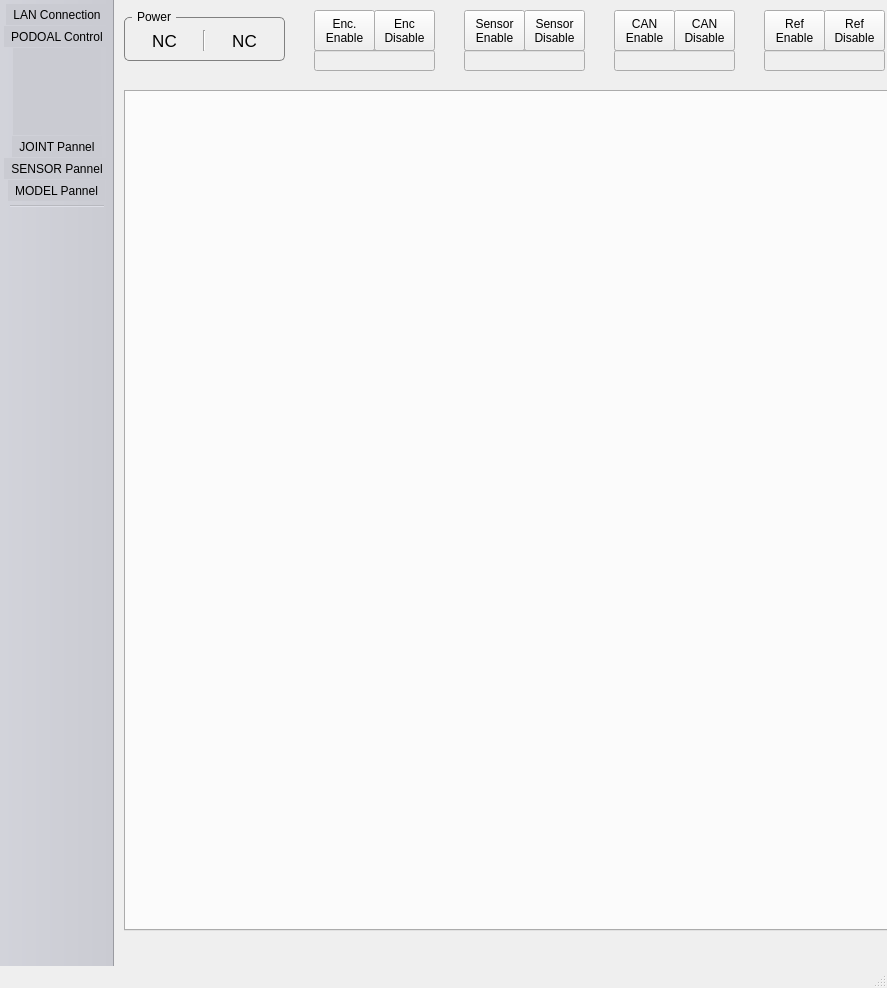
<?xml version="1.0" encoding="UTF-8"?>
<ui version="4.0">
 <class>GUIMainWindow</class>
 <widget class="QMainWindow" name="GUIMainWindow">
  <property name="geometry">
   <rect>
    <x>0</x>
    <y>0</y>
    <width>887</width>
    <height>988</height>
   </rect>
  </property>
  <property name="windowTitle">
   <string>PODO GUI -- Rainbow Robotics</string>
  </property>
  <widget class="QWidget" name="centralWidget">
   <widget class="QTabWidget" name="MAIN_TAB">
    <property name="geometry">
     <rect>
      <x>10</x>
      <y>90</y>
      <width>767</width>
      <height>841</height>
     </rect>
    </property>
    <property name="currentIndex">
     <number>-1</number>
    </property>
   </widget>
   <widget class="QGroupBox" name="groupBox_2">
    <property name="geometry">
     <rect>
      <x>10</x>
      <y>10</y>
      <width>161</width>
      <height>51</height>
     </rect>
    </property>
    <property name="styleSheet">
     <string notr="true">QGroupBox {
    border: 1px solid gray;
    border-radius: 5px;
    margin-top: 7px;
}

QGroupBox::title {
    subcontrol-origin: margin;
    left: 8px;
    padding: 0 3px 0 3px;
}

</string>
    </property>
    <property name="title">
     <string>Power</string>
    </property>
    <widget class="QLabel" name="LB_VOLTAGE">
     <property name="geometry">
      <rect>
       <x>10</x>
       <y>20</y>
       <width>61</width>
       <height>21</height>
      </rect>
     </property>
     <property name="font">
      <font>
       <pointsize>13</pointsize>
      </font>
     </property>
     <property name="text">
      <string>NC</string>
     </property>
     <property name="alignment">
      <set>Qt::AlignCenter</set>
     </property>
    </widget>
    <widget class="Line" name="line">
     <property name="geometry">
      <rect>
       <x>70</x>
       <y>20</y>
       <width>20</width>
       <height>21</height>
      </rect>
     </property>
     <property name="orientation">
      <enum>Qt::Vertical</enum>
     </property>
    </widget>
    <widget class="QLabel" name="LB_CURRENT">
     <property name="geometry">
      <rect>
       <x>90</x>
       <y>20</y>
       <width>61</width>
       <height>21</height>
      </rect>
     </property>
     <property name="font">
      <font>
       <pointsize>13</pointsize>
      </font>
     </property>
     <property name="text">
      <string>NC</string>
     </property>
     <property name="alignment">
      <set>Qt::AlignCenter</set>
     </property>
    </widget>
   </widget>
   <widget class="QPushButton" name="BTN_REF_ENABLE">
    <property name="geometry">
     <rect>
      <x>650</x>
      <y>10</y>
      <width>61</width>
      <height>41</height>
     </rect>
    </property>
    <property name="text">
     <string>Ref
Enable</string>
    </property>
   </widget>
   <widget class="QPushButton" name="BTN_REF_DISABLE">
    <property name="geometry">
     <rect>
      <x>710</x>
      <y>10</y>
      <width>61</width>
      <height>41</height>
     </rect>
    </property>
    <property name="text">
     <string>Ref
Disable</string>
    </property>
   </widget>
   <widget class="QPushButton" name="BTN_CAN_DISABLE">
    <property name="geometry">
     <rect>
      <x>560</x>
      <y>10</y>
      <width>61</width>
      <height>41</height>
     </rect>
    </property>
    <property name="text">
     <string>CAN
Disable</string>
    </property>
   </widget>
   <widget class="QPushButton" name="BTN_CAN_ENABLE">
    <property name="geometry">
     <rect>
      <x>500</x>
      <y>10</y>
      <width>61</width>
      <height>41</height>
     </rect>
    </property>
    <property name="text">
     <string>CAN
Enable</string>
    </property>
   </widget>
   <widget class="QPushButton" name="BTN_SENSOR_ENABLE">
    <property name="geometry">
     <rect>
      <x>350</x>
      <y>10</y>
      <width>61</width>
      <height>41</height>
     </rect>
    </property>
    <property name="text">
     <string>Sensor
Enable</string>
    </property>
   </widget>
   <widget class="QPushButton" name="BTN_SENSOR_DISABLE">
    <property name="geometry">
     <rect>
      <x>410</x>
      <y>10</y>
      <width>61</width>
      <height>41</height>
     </rect>
    </property>
    <property name="text">
     <string>Sensor
Disable</string>
    </property>
   </widget>
   <widget class="QPushButton" name="BTN_ENCODER_DISABLE">
    <property name="geometry">
     <rect>
      <x>260</x>
      <y>10</y>
      <width>61</width>
      <height>41</height>
     </rect>
    </property>
    <property name="text">
     <string>Enc
Disable</string>
    </property>
   </widget>
   <widget class="QPushButton" name="BTN_ENCODER_ENABLE">
    <property name="geometry">
     <rect>
      <x>200</x>
      <y>10</y>
      <width>61</width>
      <height>41</height>
     </rect>
    </property>
    <property name="text">
     <string>Enc.
Enable</string>
    </property>
   </widget>
   <widget class="QLineEdit" name="LE_ENC_STAT">
    <property name="enabled">
     <bool>false</bool>
    </property>
    <property name="geometry">
     <rect>
      <x>200</x>
      <y>50</y>
      <width>121</width>
      <height>21</height>
     </rect>
    </property>
    <property name="readOnly">
     <bool>true</bool>
    </property>
   </widget>
   <widget class="QLineEdit" name="LE_SEN_STAT">
    <property name="enabled">
     <bool>false</bool>
    </property>
    <property name="geometry">
     <rect>
      <x>350</x>
      <y>50</y>
      <width>121</width>
      <height>21</height>
     </rect>
    </property>
    <property name="readOnly">
     <bool>true</bool>
    </property>
   </widget>
   <widget class="QLineEdit" name="LE_CAN_STAT">
    <property name="enabled">
     <bool>false</bool>
    </property>
    <property name="geometry">
     <rect>
      <x>500</x>
      <y>50</y>
      <width>121</width>
      <height>21</height>
     </rect>
    </property>
    <property name="readOnly">
     <bool>true</bool>
    </property>
   </widget>
   <widget class="QLineEdit" name="LE_REF_STAT">
    <property name="enabled">
     <bool>false</bool>
    </property>
    <property name="geometry">
     <rect>
      <x>650</x>
      <y>50</y>
      <width>121</width>
      <height>21</height>
     </rect>
    </property>
    <property name="readOnly">
     <bool>true</bool>
    </property>
   </widget>
  </widget>
  <widget class="QMenuBar" name="menuBar">
   <property name="geometry">
    <rect>
     <x>0</x>
     <y>0</y>
     <width>887</width>
     <height>22</height>
    </rect>
   </property>
  </widget>
  <widget class="QToolBar" name="mainToolBar">
   <property name="sizePolicy">
    <sizepolicy hsizetype="Fixed" vsizetype="Preferred">
     <horstretch>0</horstretch>
     <verstretch>0</verstretch>
    </sizepolicy>
   </property>
   <property name="styleSheet">
    <string notr="true">background-color: rgb(202, 203, 210);</string>
   </property>
   <property name="movable">
    <bool>false</bool>
   </property>
   <property name="iconSize">
    <size>
     <width>80</width>
     <height>80</height>
    </size>
   </property>
   <attribute name="toolBarArea">
    <enum>LeftToolBarArea</enum>
   </attribute>
   <attribute name="toolBarBreak">
    <bool>false</bool>
   </attribute>
   <addaction name="actionLAN"/>
   <addaction name="actionPODOAL"/>
   <addaction name="actionDUMMY"/>
   <addaction name="actionJOINT"/>
   <addaction name="actionSENSOR"/>
   <addaction name="actionMODEL"/>
   <addaction name="separator"/>
  </widget>
  <widget class="QStatusBar" name="statusBar"/>
  <action name="actionLAN">
   <property name="checkable">
    <bool>true</bool>
   </property>
   <property name="icon">
    <iconset>
     <normaloff>../../share/GUI/icon/LAN_OFF_BLACK.png</normaloff>
     <normalon>../../share/GUI/icon/LAN_OFF_BLUE.png</normalon>../../share/GUI/icon/LAN_OFF_BLACK.png</iconset>
   </property>
   <property name="text">
    <string>LAN Connection</string>
   </property>
   <property name="toolTip">
    <string>LAN Connection</string>
   </property>
  </action>
  <action name="actionPODOAL">
   <property name="checkable">
    <bool>true</bool>
   </property>
   <property name="icon">
    <iconset>
     <normaloff>../../share/GUI/icon/MODULE_BLACK.png</normaloff>
     <normalon>../../share/GUI/icon/MODULE_BLUE.png</normalon>../../share/GUI/icon/MODULE_BLACK.png</iconset>
   </property>
   <property name="text">
    <string>PODOAL Control</string>
   </property>
   <property name="toolTip">
    <string>PODOAL Control</string>
   </property>
  </action>
  <action name="actionJOINT">
   <property name="checkable">
    <bool>true</bool>
   </property>
   <property name="icon">
    <iconset>
     <normaloff>../../share/GUI/icon/JOINT_BLACK.png</normaloff>
     <normalon>../../share/GUI/icon/JOINT_BLUE.png</normalon>../../share/GUI/icon/JOINT_BLACK.png</iconset>
   </property>
   <property name="text">
    <string>JOINT Pannel</string>
   </property>
   <property name="toolTip">
    <string>JOINT Pannel</string>
   </property>
  </action>
  <action name="actionSENSOR">
   <property name="checkable">
    <bool>true</bool>
   </property>
   <property name="icon">
    <iconset>
     <normaloff>../../share/GUI/icon/SENSOR_BLACK.png</normaloff>
     <normalon>../../share/GUI/icon/SENSOR_BLUE.png</normalon>../../share/GUI/icon/SENSOR_BLACK.png</iconset>
   </property>
   <property name="text">
    <string>SENSOR Pannel</string>
   </property>
   <property name="toolTip">
    <string>SENSOR Pannel</string>
   </property>
  </action>
  <action name="actionDUMMY">
   <property name="enabled">
    <bool>false</bool>
   </property>
   <property name="text">
    <string/>
   </property>
  </action>
  <action name="actionMODEL">
   <property name="checkable">
    <bool>true</bool>
   </property>
   <property name="icon">
    <iconset>
     <normaloff>../../share/GUI/icon/SIMULATOR_BLACK.png</normaloff>
     <normalon>../../share/GUI/icon/SIMULATOR_BLUE.png</normalon>../../share/GUI/icon/SIMULATOR_BLACK.png</iconset>
   </property>
   <property name="text">
    <string>MODEL Pannel</string>
   </property>
   <property name="toolTip">
    <string>MODEL Pannel</string>
   </property>
  </action>
 </widget>
 <layoutdefault spacing="6" margin="11"/>
 <resources/>
 <connections/>
</ui>
